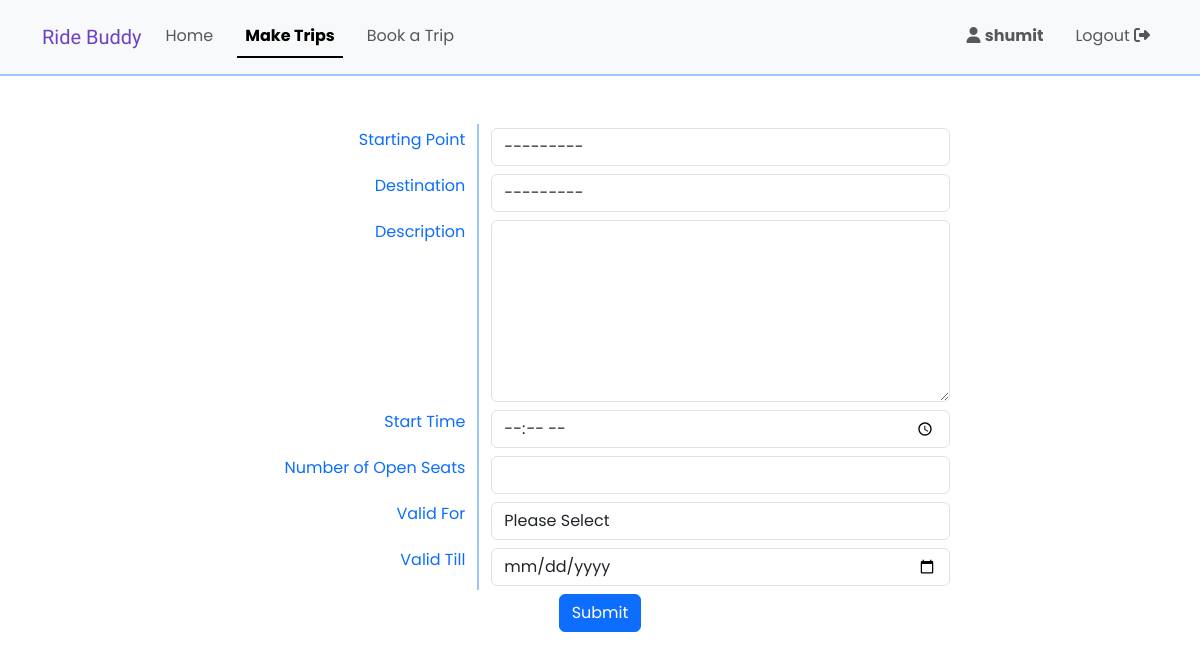
Page /make_trip (signed in) on the earlier database version.
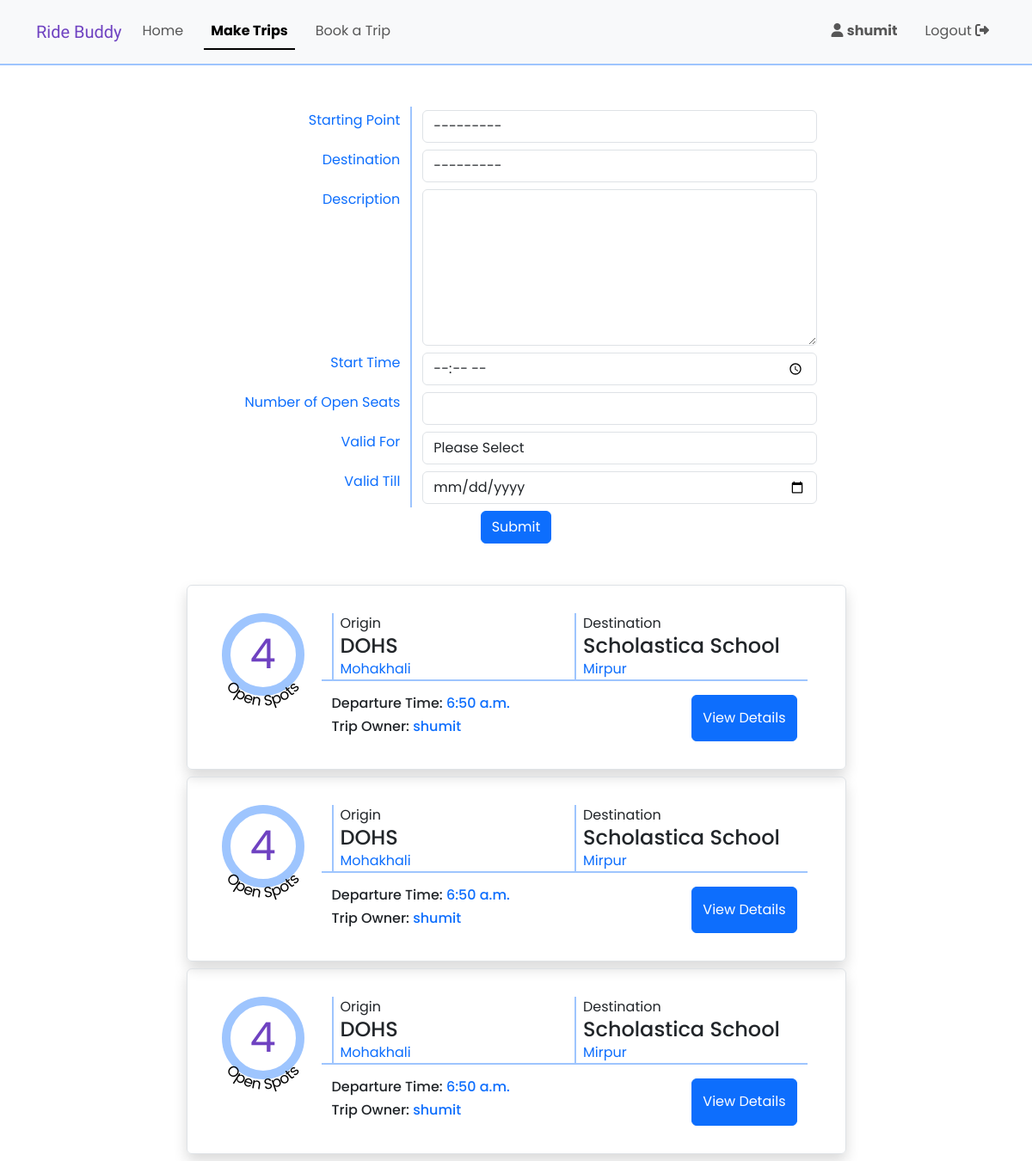
Same page on the later database version.
### RideSharing/models.py (models this page shows)
class User(AbstractUser):
    pass

class Trips(models.Model):
    origin = models.ForeignKey(Locations, on_delete = models.CASCADE, related_name = 'start_point')
    destination = models.ForeignKey(Locations, on_delete = models.CASCADE, related_name = 'end_point')
    description_text = models.TextField(null=True, blank=True)
    departure_time = models.TimeField()
    open_seats = models.IntegerField()
    valid_till = models.DateField()
    trip_owner = models.ForeignKey(User, on_delete = models.CASCADE)

class Locations(models.Model):
    LOCATION_TYPES = (
        ('school', 'School'),
        ('residential', 'Residential'),
    )
    location_area = models.CharField(max_length=200)
    location_name = models.CharField(max_length=200)
    embarcation_text = models.CharField(max_length=200)
    type = models.CharField(max_length=20, choices=LOCATION_TYPES)
    def __str__(self):
        return f"{self.location_area} - {self.location_name}"

### RideSharing/views.py (the view)
# urls.py: path("make_trip", views.make_trip, name="make_trip"),
@login_required(login_url ='/login')
def make_trip(request):
    active_user = get_object_or_404(User, pk = request.user.id)
    if request.method == "POST":
        new_trip_form = TripsForm(request.POST)
        if new_trip_form.is_valid():
            new_trip_form.cleaned_data["trip_owner"] = active_user
            TripsForm(new_trip_form.cleaned_data).save()
    inital_form = TripsForm(initial={
        'trip_owner' : active_user
    }).render("form_snippets/form.html")
    today = timezone.now().date()
    my_active_trips = Trips.objects.filter(valid_till__gte=today, trip_owner_id = request.user.id)
    return render(request, "make_trip.html", {
        'trip_form': inital_form,
        'my_active_trips': my_active_trips
    })

### RideSharing/templates/form_snippets/form.html (shortened to what this page needs)
{% for field in form.visible_fields %}
<div class="form-group row mb-3 mb-sm-0">
    <div class="py-sm-1 col-sm-4 text-start text-sm-end vertical-form-devider-line border-primary-subtle">
        <label for="{{ field.auto_id }}" class="form-label text-primary">
            {{field.label}}
        </label>
    </div>
    <div class="py-sm-1 col-sm-8">
        {{ field }}
    </div>
</div>
{% endfor %}

### RideSharing/templates/make_trip.html (shortened to what this page needs)
{% extends "layout.html" %}
{% block body %}
<section class="text-center">
    {% include 'component_snippets/trip_form.html' %}
</section>
<section class="mt-5">
    {% include 'component_snippets/trips_list.html' with trips=my_active_trips %}
</section>
{% endblock %}

### RideSharing/templates/layout.html (shortened to what this page needs)
{% load static %}
<!DOCTYPE html>
<html lang="en">
    <head>
        <link href="https://cdn.jsdelivr.net/npm/bootstrap@5.3.3/dist/css/bootstrap.min.css" rel="stylesheet">
        <link href="{% static 'styles.css' %}" rel="stylesheet">
        </head>
        <body >
            {% include 'component_snippets/navbar.html' %}
                <div class="container-lg pt-5">
                {% block body %}
                {% endblock %}
            </div>
    </body>
</html>

### RideSharing/templates/component_snippets/navbar.html (shortened to what this page needs)
<nav class="navbar navbar-expand-lg bg-body-tertiary border-bottom border-2 border-primary-subtle py-sm-3">
    <div class="container-lg">
        <a class="navbar-brand" href="#" style="color: var(--bs-purple);">
            <span class="logo">
                Ride Buddy
            </span>
        </a>
        <div class="collapse navbar-collapse" id="navbarToggler">
            <ul class="navbar-nav nav-underline me-auto mb-2 mb-lg-0">
                <li class="nav-item">
                    <a class="nav-link" aria-current="page" href="/">Home</a>
                </li>
                <li class="nav-item">
                    <a class="nav-link" href="{% url 'make_trip' %}">Make Trips</a>
                </li>
                <li class="nav-item">
                    <a class="nav-link" href="{% url 'find_trip' %}">Book a Trip</a>
                </li>
            </ul>
            <ul class="navbar-nav nav-underline">
                {% if user.is_authenticated %}
                <li class="nav-item">
                    <a class="nav-link" href="/mypage">
                        <i class="fa-solid fa-user"></i>
                        <strong> {{ user.username }} </strong>
                    </a>
                </li>
                <li class="nav-item">
                    <a class="nav-link" href="{% url 'logout' %}">
                        Logout
                        <i class="fa-solid fa-right-from-bracket"></i>
                    </a>
                </li>
                {% endif %}
            </ul>
        </div>
    </div>
</nav>

### RideSharing/templates/component_snippets/trip_form.html (shortened to what this page needs)
<form action="{% url 'make_trip' %}" method="post" style="max-width: 700px;" class="mx-auto">
    {{trip_form}}
    <input class="mt-1 btn btn-primary" type="submit">
</form>

### RideSharing/templates/component_snippets/trips_list.html (shortened to what this page needs)
{% for trip in trips %}
<div class="border shadow boxes rounded w-100 mx-auto mb-2">
    <div class="d-flex justify-content-center">
        <div class="mx-2">
            <div style="position: relative;">
                <div class="border-primary-subtle open_seats_container d-flex justify-content-center align-items-center">
                    <div class="" style="color: var(--bs-purple);">
                        {{trip.open_seats}}
                    </div>
                    <svg viewBox="0 0 200 200" class="position-absolute" style="overflow:visible; z-index: 1; bottom: -12%; left: -6%; width: 112%; height: 112%;">
                        <text font-size="32" fill="black">
                            <textPath href="#textCircle" startOffset="50%" text-anchor="middle">
                                Open Spots
                            </textPath>
                        </text>
                    </svg>
                </div>
            </div>
        </div>
        <div class=" flex-fill px-4">
            <div class="row row-cols-1 gy-3 row-cols-sm-2 border-bottom border-primary-subtle border-2">
                {% include 'component_snippets/location_look.html' with location=trip.origin type='Origin' %}
                {% include 'component_snippets/location_look.html' with location=trip.destination type='Destination' %}
            </div>
            <div class="mt-3 d-sm-flex  justify-content-between">
                <div>
                    <h6>
                        Departure Time: <span class="text-primary">{{trip.departure_time}}</span>
                    </h6>
                    <h6>
                        Trip Owner: <span class="text-primary">{{trip.trip_owner}}</span>
                    </h6>
                </div>
                <button class="btn btn-primary" type="button"
                    {% if booking_trips %}
                        onclick="handle_form_fetch(event, true)"
                    {% else %}
                        onclick="handle_form_fetch(event, false)"
                    {% endif %}
                    data-bs-toggle="collapse"
                    data-bs-target="#form_space_{{trip.id}}"
                    data-targettripid="{{trip.id}}"
                    aria-expanded="false">
                    {% if booking_trips %}
                        Book a Spot
                    {% else %}
                        View Details
                    {% endif %}
                </button>
            </div>
        </div>
    </div>
</div>
{% endfor %}

### RideSharing/templates/component_snippets/location_look.html
<div class="col">
    <div class="border-start border-2 border-primary-subtle ps-2">
    {{type}}
        <h4 class="mb-0">
            {{location.location_name}}
        </h4>
        <div class="text-primary">
            {{location.location_area}}
        </div>
    </div>
</div>

### RideSharing/static/styles.css (style rules this page uses)
.boxes { padding: 2rem; max-width: 767px; }
.vertical-form-devider-line { border-right-width: 2px; border-right-style: solid; }
.open_seats_container { border-radius: 50%; border: 10px solid; width: 6rem; height: 6rem; font-size: 3rem; }

### RideSharing/templates/layout.html (style rules this page uses)
body { font-family: "Poppins", sans-serif; }
.logo { font-family: "Playwrite ES Deco", cursive; font-optical-sizing: auto; font-weight: 400; font-style: normal; }

Differences in the rows shown:
added Trips: open_seats "4", type "Origin Destination", departure_time "6:50 a.m.", trip_owner "shumit"
now on this page (row unchanged): Locations: location_name "DOHS", location_area "Mohakhali"
now on this page (row unchanged): Locations: location_name "Scholastica School", location_area "Mirpur"
added Trips: open_seats "4", type "Origin Destination", departure_time "6:50 a.m.", trip_owner "shumit"
added Trips: open_seats "4", type "Origin Destination", departure_time "6:50 a.m.", trip_owner "shumit"
